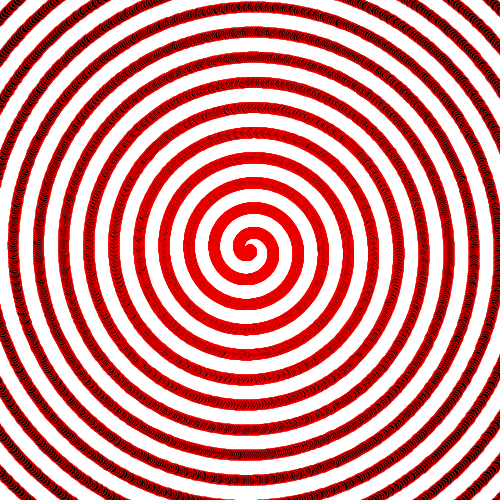
Frame 1 (no input)
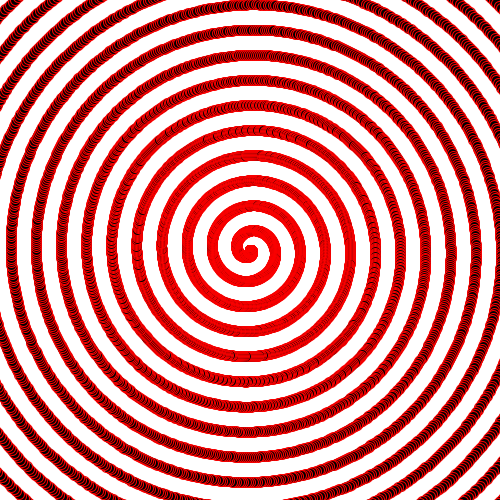
Frame 60 (the mouse pressed at the canvas centre just before this capture)
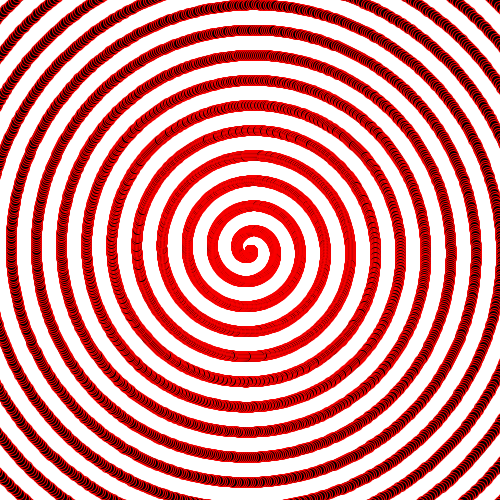
Frame 120 (the mouse held since frame 60 and released just before this capture)

The Processing sketch that drew these frames (run headless with seeded random() and noise(); from frame 60 on, the mouse is pressed at the canvas centre):

// Processing sketch: processing_156983
// ── processing_156983.pde

float angulo=0;
  float n=0;
  float x=0;
  float y=0;
  float q=0;
  float fase=0;
  float inicio=1;

void setup()
{
  size(500,500);
  smooth();
  frameRate(10000);
}
void draw()
{
  inicio=1;
  n=0;
  angulo=0;
  background(255);
  stroke(250, 0, 0);
  q+=PI/6;
  translate(width/2,height/2);
  rotate(q);
{
  translate(-width/2,-height/2);
   while(inicio>0.9)
{
   if(inicio==1)
{    
  x = 2*cos(angulo) * n + width/2;
  y = 2*sin(angulo) * n + height/2;
  fill(0);
  ellipse( x, y,10,10);    
  angulo+=0.01; 
  n+=0.02;    
        }
  if(x>=width+150)
{
  inicio=0; 
          
  
}
  if(y>=height+150)
  {
  inicio=0;
          
}
}
}
}
